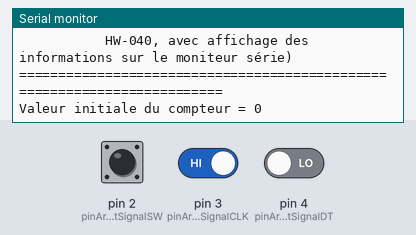
The sketch below on a simulated Arduino Nano, built with avr-gcc and run on an emulated ATmega328P. Parts: the last lines printed to the serial monitor. Inputs (shaded band) come from the test bench; at power-on: pin 2 (pinArduinoRaccordementSignalSW) HIGH, pin 3 (pinArduinoRaccordementSignalCLK) HIGH, pin 4 (pinArduinoRaccordementSignalDT) LOW.

Above: at 1.7 s.
1.8 s: pin 2 (pinArduinoRaccordementSignalSW) pulled LOW for 0.15 s
At 3.1 s:
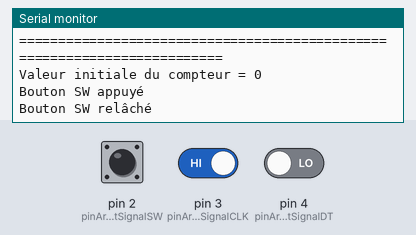
3.4 s: pin 3 (pinArduinoRaccordementSignalCLK) driven LOW
At 4.6 s:
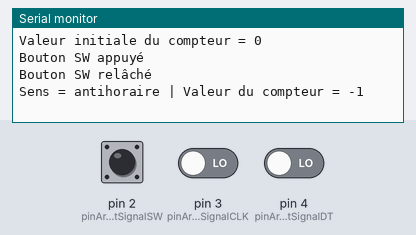
4.9 s: pin 3 (pinArduinoRaccordementSignalCLK) driven HIGH
At 6.0 s:
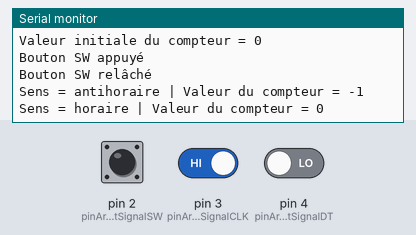

Measured:
- after the input at 1.8 s, the serial monitor: prints a new line at once (image 1)
- after the input at 3.4 s, the serial monitor: prints a new line at once (image 2)
- after the input at 4.9 s, the serial monitor: prints a new line at once (image 3)

The sketch:

prgArduino-1-TestHW040simple.ino
```cpp
/*
   ______               _                  _///_ _           _                   _
  /   _  \             (_)                |  ___| |         | |                 (_)
  |  [_|  |__  ___  ___ _  ___  _ __      | |__ | | ___  ___| |_ _ __ ___  _ __  _  ___  _   _  ___
  |   ___/ _ \| __|| __| |/ _ \| '_ \_____|  __|| |/ _ \/  _|  _| '__/   \| '_ \| |/   \| | | |/ _ \
  |  |  | ( ) |__ ||__ | | ( ) | | | |____| |__ | |  __/| (_| |_| | | (_) | | | | | (_) | |_| |  __/
  \__|   \__,_|___||___|_|\___/|_| [_|    \____/|_|\___|\____\__\_|  \___/|_| |_|_|\__  |\__,_|\___|
                                                                                      | |
                                                                                      \_|
  Fichier :       pprgArduino-1-TestHW040simple.ino

  Description :   Programme permettant de lire les états des lignes CLK, DT, et SW d'un encodeur rotatif HW-040,
                  d'effectuer un comptage du nombre de crans parcourus, de déterminer dans quel sens a été tourné
                  l'encodeur (sens horaire, ou anti-horaire), et d'afficher le tout sur le moniteur série de l'IDE Arduino

  Remarques :     - l'arduino utilisé ici sera un modèle Nano
                  - les signaux CLK et SW, émanant du HW-040, seront scrutés en permanence ; et le programme réagira
                  à chaque changement de l'un d'entre eux

  Auteur :        Jérôme TOMSKI (https://passionelectronique.fr/)
  Créé le :       01.05.2023

*/

// Constantes
#define pinArduinoRaccordementSignalSW  2       // La pin D2 de l'Arduino recevra la ligne SW du module HW-040
#define pinArduinoRaccordementSignalCLK 3       // La pin D3 de l'Arduino recevra la ligne CLK du module HW-040
#define pinArduinoRaccordementSignalDT  4       // La pin D4 de l'Arduino recevra la ligne DT du module HW-040

// Variables
int compteur = 0;                   // Cette variable nous permettra de savoir combien de crans nous avons parcourus sur l'encodeur
                                    // (sachant qu'on comptera dans le sens horaire, et décomptera dans le sens anti-horaire)

int etatPrecedentLigneSW;           // Cette variable nous permettra de stocker le dernier état de la ligne SW lue, afin de le comparer à l'actuel
int etatPrecedentLigneCLK;          // Cette variable nous permettra de stocker le dernier état de la ligne CLK lue, afin de le comparer à l'actuel

// ========================
// Initialisation programme
// ========================
void setup() {

    // Initialisation de la liaison série (arduino nano <-> PC)
    Serial.begin(9600);
    Serial.println(F("========================================================================="));
    Serial.println(F("Exemple 1 (programme de test Arduino Nano <-> module HW-040, scrutant en "));
    Serial.println(F("           permanence certains changement d'états de lignes de l'encodeur"));
    Serial.println(F("           HW-040, avec affichage des informations sur le moniteur série)"));
    Serial.println(F("========================================================================="));
    Serial.println("");

    // Configuration des pins de notre Arduino Nano en "entrées", car elles recevront les signaux du HW-040
    pinMode(pinArduinoRaccordementSignalSW, INPUT);         // à remplacer par : pinMode(pinArduinoRaccordementSignalSW, INPUT_PULLUP);
                                                            // si jamais votre module HW-040 n'est pas doté de résistance pull-up, au niveau de SW
    pinMode(pinArduinoRaccordementSignalDT, INPUT);
    pinMode(pinArduinoRaccordementSignalCLK, INPUT);

    // Mémorisation de valeurs par défaut, pour le démarrage
    etatPrecedentLigneSW = digitalRead(pinArduinoRaccordementSignalSW);
    etatPrecedentLigneCLK = digitalRead(pinArduinoRaccordementSignalCLK);

    // Affichage de la valeur initiale du compteur, sur le moniteur série
    Serial.print(F("Valeur initiale du compteur = "));
    Serial.println(compteur);

    // Petite pause pour laisser se stabiliser les signaux, avant d'attaquer la boucle loop
    delay(200);

}


// =================
// Boucle principale
// =================
void loop() {

    // Lecture des signaux du HW-040 arrivant sur l'arduino
    int etatActuelDeLaLigneCLK = digitalRead(pinArduinoRaccordementSignalCLK);
    int etatActuelDeLaLigneSW  = digitalRead(pinArduinoRaccordementSignalSW);
    int etatActuelDeLaLigneDT  = digitalRead(pinArduinoRaccordementSignalDT);

    // ******************************************
    // On regarde si le bouton SW a changé d'état
    // ******************************************
    if(etatActuelDeLaLigneSW != etatPrecedentLigneSW) {

        // Si l'état de SW a changé, alors on mémorise son nouvel état
        etatPrecedentLigneSW = etatActuelDeLaLigneSW;

        // Puis on affiche le nouvel état de SW sur le moniteur série de l'IDE Arduino
        if(etatActuelDeLaLigneSW == LOW)
            Serial.println(F("Bouton SW appuyé"));
        else
            Serial.println(F("Bouton SW relâché"));

    }

    // *******************************************
    // On regarde si le bouton CLK a changé d'état
    // *******************************************
    if(etatActuelDeLaLigneCLK != etatPrecedentLigneCLK) {

        // Si l'état de CLK a changé, alors on mémorise son nouvel état
        etatPrecedentLigneCLK = etatActuelDeLaLigneCLK;

        // On compare l'état de la ligne CLK avec la ligne DT
        // --------------------------------------------------
        // Nota : - si CLK est différent de DT, alors cela veut dire que nous avons tourné l'encodeur dans le sens horaire
        //        - si CLK est égal à DT, alors cela veut dire que nous avons tourné l'encodeur dans le sens anti-horaire

        if(etatActuelDeLaLigneCLK != etatActuelDeLaLigneDT) {
            // CLK différent de DT => cela veut dire que nous comptons dans le sens horaire
            // Alors on incrémente le compteur
            compteur++;

            // Et on affiche ces infos sur le moniteur série
            Serial.print(F("Sens = horaire | Valeur du compteur = "));
            Serial.println(compteur);
        }
        else {
            // CLK est identique à DT => cela veut dire que nous comptons dans le sens antihoraire
            // Alors on décrémente le compteur
            compteur--;

            // Et on affiche ces infos sur le moniteur série
            Serial.print(F("Sens = antihoraire | Valeur du compteur = "));
            Serial.println(compteur);
        }

    }

    // ********************************
    // Puis on reboucle … à l'infini !
    // ********************************

}


// Remarque de fin : sans système d'anti-rebond sur CLK, DT, ou SW, l'arduino peut très bien fausssement interpréter des "signaux intermédiaires",
// et ainsi, décompter au lieu de compter (ou vice-versa), ou afficher des impulsions qu'on a pas fait !
```
